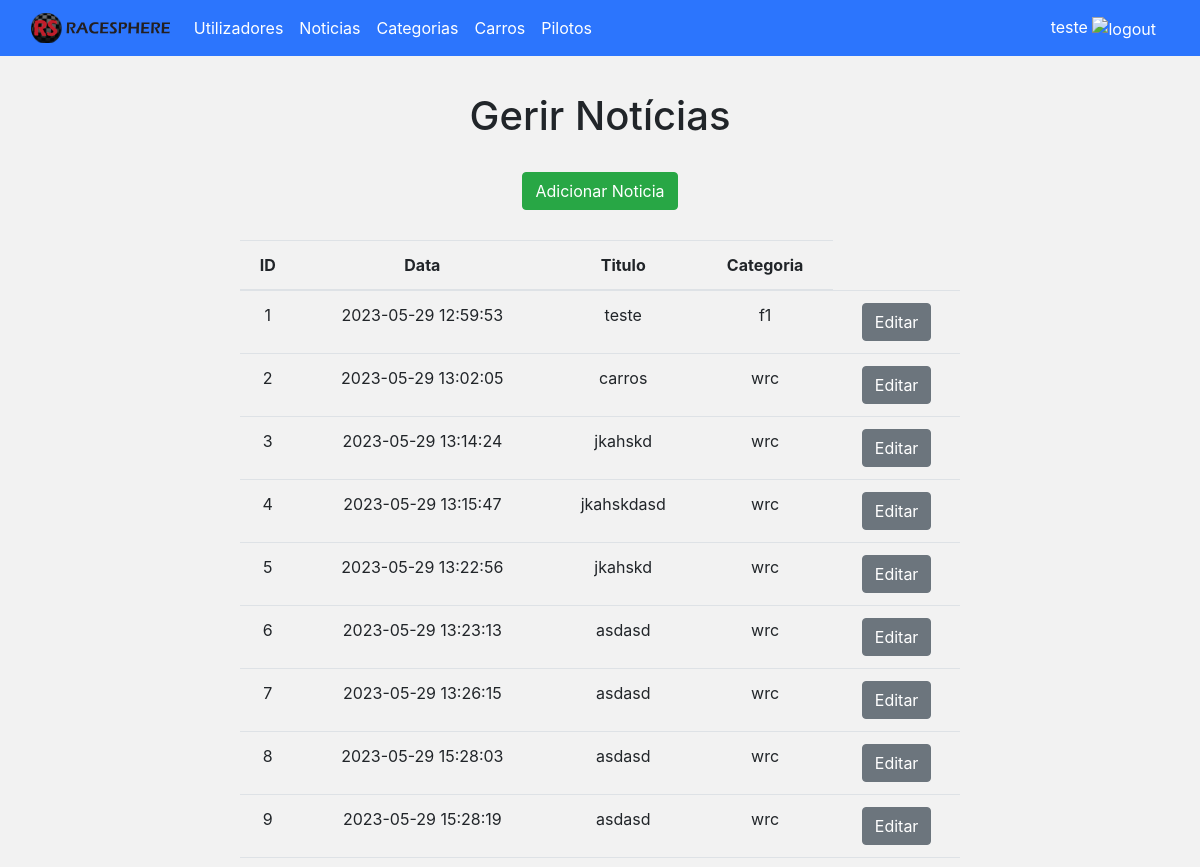
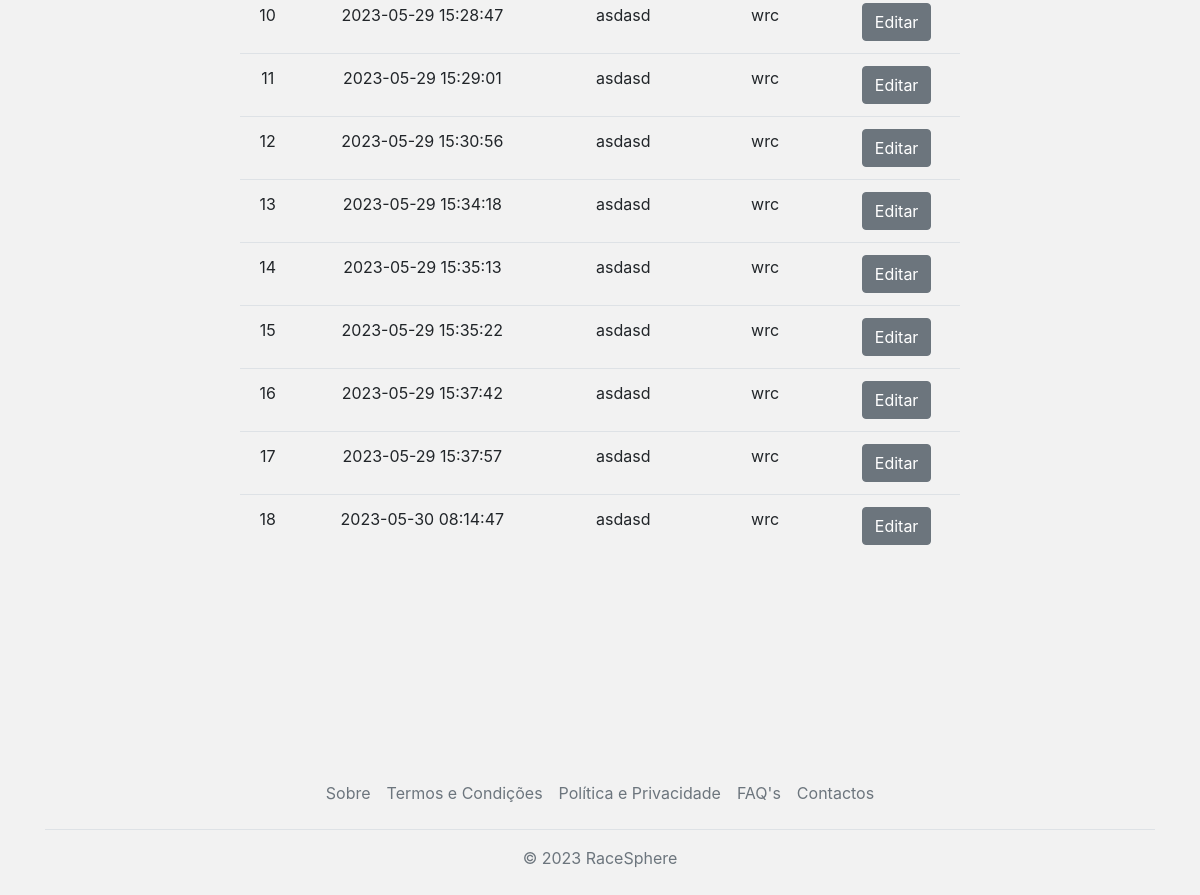
Screenshot of /RaceSphere-v1.0/admin/news.php (signed in) with the database file from the repository (2 pictures, top to bottom).
### tables this page shows
CREATE TABLE `noticias` (
  `id_noticia` int(11) NOT NULL,
  `titulo_noticia` varchar(100) NOT NULL,
  `desc_noticia` text NOT NULL,
  `thumb_noticia` varchar(100) DEFAULT NULL,
  `cat_noticia` enum('f1','wrc','wec') NOT NULL,
  `data_noticia` timestamp NOT NULL DEFAULT CURRENT_TIMESTAMP
);

### RaceSphere-v1.0/admin/news.php (the view, shortened to what this page needs)
<!DOCTYPE html>
<html lang="pt">
<head>
    <link rel="stylesheet" href="richtexteditor/rte_theme_default.css" />
    <?php include('bootstrapInc.php'); ?>
    <link rel="stylesheet" href="../css/pauloLeal.css">
</head>
<body>
    <?php include('navbar.php'); ?>
    <h1>Gerir Notícias</h1>
    <br>
    <a href="newsAdd.php" class="btn btn-success">Adicionar Noticia</a>
    <table class="table" id="newsManage">
        <thead>
            <tr>
                <th scope="col">ID</th>
                <th scope="col">Data</th>
                <th scope="col">Titulo</th>
                <th scope="col">Categoria</th>
            </tr>
        </thead>
        <tbody>
            <?php
            include '../sqli/conn.php';
            $query = "SELECT id_noticia, titulo_noticia, cat_noticia, data_noticia FROM noticias";
            $result = mysqli_query($conn, $query);
            if (mysqli_num_rows($result) > 0) {
                while ($row = mysqli_fetch_assoc($result)) {
                    echo "<tr>";
                    echo "<td>" . $row['id_noticia'] . "</td>";
                    echo "<td>" . $row['data_noticia'] . "</td>";
                    echo "<td>" . $row['titulo_noticia'] . "</td>";
                    echo "<td>" . $row['cat_noticia'] . "</td>";
                    echo "<td><a href='#' class='btn btn-secondary' value=" . $row['id_noticia'] . ">Editar</a></td>";
                    echo "</tr>";
                }
                echo "</table>";
            } else {
                echo "No records found.";
            }
            ?>
    <?php include('footer.php'); ?>
</body>
</html>

### RaceSphere-v1.0/css/main.css (style rules this page uses)
body { margin: 0; font-family: 'Roboto Condensed', sans-serif; font-weight: lighter; }

### RaceSphere-v1.0/css/pauloLeal.css (style rules this page uses)
body { background-color: rgb(242, 242, 242); text-align: center; }
h1 { margin-top: 3%; }
table#newsManage { width: 60%; margin-top: 30px; margin-bottom: 200px; margin-left: auto; margin-right: auto; border-radius: 10px; }

### rows the page displays
noticias: id_noticia "1", data_noticia "2023-05-29 12:59:53", titulo_noticia "teste", cat_noticia "f1"
noticias: id_noticia "2", data_noticia "2023-05-29 13:02:05", titulo_noticia "carros", cat_noticia "wrc"
noticias: id_noticia "3", data_noticia "2023-05-29 13:14:24", titulo_noticia "jkahskd", cat_noticia "wrc"
noticias: id_noticia "4", data_noticia "2023-05-29 13:15:47", titulo_noticia "jkahskdasd", cat_noticia "wrc"
noticias: id_noticia "5", data_noticia "2023-05-29 13:22:56", titulo_noticia "jkahskd", cat_noticia "wrc"
noticias: id_noticia "6", data_noticia "2023-05-29 13:23:13", titulo_noticia "asdasd", cat_noticia "wrc"
noticias: id_noticia "7", data_noticia "2023-05-29 13:26:15", titulo_noticia "asdasd", cat_noticia "wrc"
noticias: id_noticia "8", data_noticia "2023-05-29 15:28:03", titulo_noticia "asdasd", cat_noticia "wrc"
noticias: id_noticia "9", data_noticia "2023-05-29 15:28:19", titulo_noticia "asdasd", cat_noticia "wrc"
noticias: id_noticia "10", data_noticia "2023-05-29 15:28:47", titulo_noticia "asdasd", cat_noticia "wrc"
noticias: id_noticia "11", data_noticia "2023-05-29 15:29:01", titulo_noticia "asdasd", cat_noticia "wrc"
noticias: id_noticia "12", data_noticia "2023-05-29 15:30:56", titulo_noticia "asdasd", cat_noticia "wrc"
noticias: id_noticia "13", data_noticia "2023-05-29 15:34:18", titulo_noticia "asdasd", cat_noticia "wrc"
noticias: id_noticia "14", data_noticia "2023-05-29 15:35:13", titulo_noticia "asdasd", cat_noticia "wrc"
noticias: id_noticia "15", data_noticia "2023-05-29 15:35:22", titulo_noticia "asdasd", cat_noticia "wrc"
noticias: id_noticia "16", data_noticia "2023-05-29 15:37:42", titulo_noticia "asdasd", cat_noticia "wrc"
noticias: id_noticia "17", data_noticia "2023-05-29 15:37:57", titulo_noticia "asdasd", cat_noticia "wrc"
noticias: id_noticia "18", data_noticia "2023-05-30 08:14:47", titulo_noticia "asdasd", cat_noticia "wrc"

### other values shown
$_SESSION["nome"] "teste"
